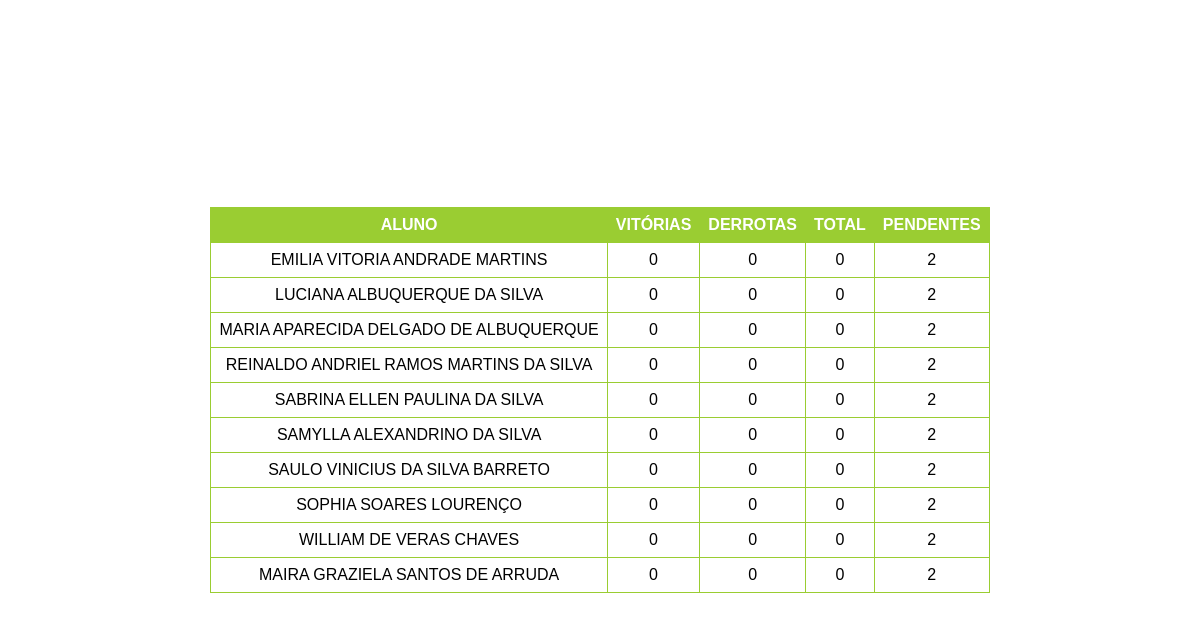
Page /boss/3ºA on the earlier database version.
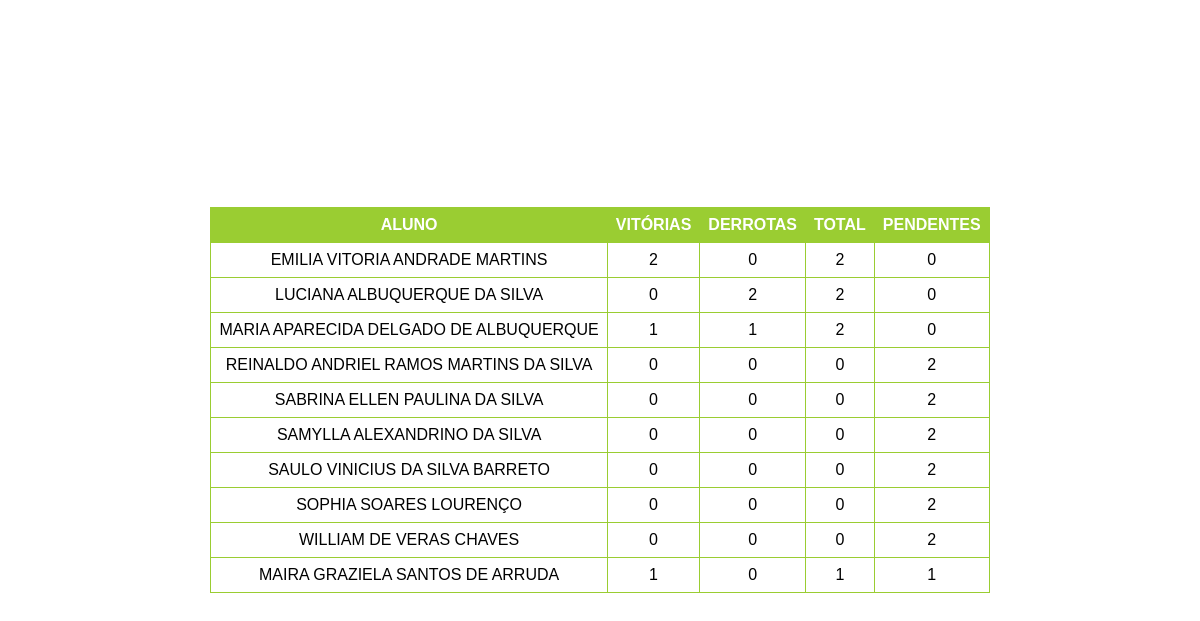
Same page on the later database version.
### main.py (models this page shows)
class Terceiro_A(db.Model):
    __tablename__ = 'Terceiro_A'

### main.py (the view)
@app.route('/boss/<class_id>', methods=['GET', 'POST'])
def lista_boss(class_id):
    turma_selecionada = selecionar_turma(class_id)
    lista_alunos = db.session.query(turma_selecionada.nome, turma_selecionada.coroa_ouro,
                                    turma_selecionada.coroa_prata, turma_selecionada.coroa_bronze,
                                    turma_selecionada.boss_vitoria, turma_selecionada.boss_total)
    lista_turma = []
    for estudante in lista_alunos:
        coroas = sum(estudante[1:4])
        if coroas == 0:
            pass
        else:
            nome = estudante[0]
            boss_vitorias = estudante[4]
            boss_total = estudante[5]
            lista_estudante = [nome, coroas, boss_vitorias, boss_total]
            lista_turma.append(lista_estudante)
    return render_template("boss.html", estudantes=lista_turma)

### main.py (called while the page is built)
def selecionar_turma(valor):
    if valor == 'a' or valor == '3ºA':
        return lista_turmas_db[0]
    elif valor == 'b' or valor == '3ºB':
        return lista_turmas_db[1]
    elif valor == 'c' or valor == '3ºC':
        return lista_turmas_db[2]
    elif valor == 'd' or valor == '1ºD':
        return lista_turmas_db[3]

### templates/boss.html (shortened to what this page needs)
<!DOCTYPE html>
<html lang="en">
<head>
    <link rel="stylesheet" href="/static/styles.css">
</head>
<body>
<div class="menu">
    <table>
        <tr>
            <th>ALUNO</th>
            <th>VITÓRIAS</th>
            <th>DERROTAS</th>
            <th>TOTAL</th>
            <th>PENDENTES</th>
        </tr>
        {% for estudante in estudantes %}
        <tr>
            <td>{{ estudante[0] }}</td>
            <td>{{ estudante[2] }}</td>
            <td>{{ estudante[3] - estudante[2] }}</td>
            <td>{{ estudante[3] }}</td>
            <td>{{ estudante[1] - estudante[3] }}</td>
        </tr>
        {% endfor %}
    </table>
</div>
</body>
</html>

### static/styles.css (style rules this page uses)
.menu { margin: 20px; display: flex; flex-direction: column; align-items: center; justify-content: flex-start; }
table { border-collapse: collapse; width: 100%; background-color: rgba(255, 255, 255, 1); }
th, td { border: 1px solid yellowgreen; padding: 8px; text-align: center; }
th { background-color: yellowgreen; color: white; }
body { margin: 0; padding: 0; font-family: Arial, sans-serif; display: flex; align-items: center; justify-content: center; min-height: 100vh; position: relative; overflow: hidden; overflow-y: auto; }
body::before { content: ''; position: fixed; top: 0; left: 0; width: 100%; height: 100%; background: url('/static/4428.jpg') center center fixed; background-size: cover; opacity: 0.3; z-index: -1; }

Differences in the rows shown:
changed Terceiro_A "EMILIA VITORIA ANDRADE MARTINS": coroa_prata "0" → "2"; coroa_bronze "0" → "2"; estudante[1]-estudante[3] "2" → "0"
changed Terceiro_A "LUCIANA ALBUQUERQUE DA SILVA": estudante[3]-estudante[2] "0" → "2"; coroa_bronze "0" → "2"; estudante[1]-estudante[3] "2" → "0"
changed Terceiro_A "MARIA APARECIDA DELGADO DE ALBUQUERQUE": boss_vitoria "0" → "1"; estudante[3]-estudante[2] "0" → "1"; coroa_bronze "0" → "2"; estudante[1]-estudante[3] "2" → "0"
changed Terceiro_A "MAIRA GRAZIELA SANTOS DE ARRUDA": coroa_prata "0" → "1"; coroa_bronze "0" → "1"; estudante[1]-estudante[3] "2" → "1"
